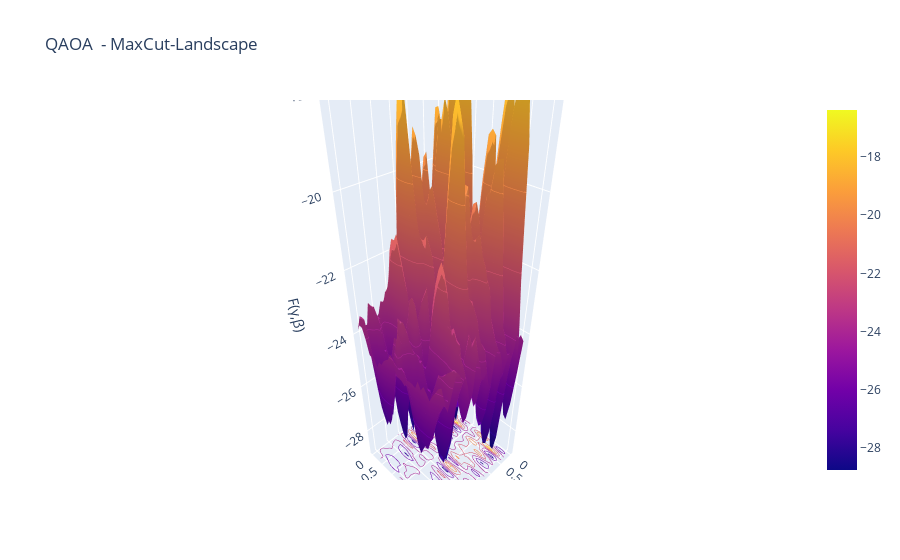

Notebook cell for this chart:
### Code cell
# Plot landscape in 3D 
a_gamma = np.arange(0, np.pi, step_size)
b_beta = np.arange(0, np.pi, step_size)
fig = go.Figure(data=go.Surface(z=landscape, x=a_gamma, y=b_beta))

fig.update_traces(contours_z=dict(show=True, usecolormap=True, highlightcolor='limegreen', project_z=True))


fig.update_layout(title="QAOA  - MaxCut-Landscape", scene=dict(
    xaxis_title="γ",
    yaxis_title="β",
    zaxis_title="F(γ,β)"
))

### Figure 1 — Plotly figure (JSON) as saved in the notebook; plotly's stock layout.template omitted (floating-point values rounded to 4 significant figures; data arrays with more than 128 entries replaced by an {"elided": "..."} marker saying what was removed)
{"data": [{"contours": {"z": {"highlightcolor": "limegreen", "project": {"z": true}, "show": true, "usecolormap": true}}, "type": "surface", "x": [0, 0.1, 0.2, 0.3, 0.4, 0.5, 0.6, 0.7, 0.8, 0.9, 1, 1.1, 1.2, 1.3, 1.4, 1.5, 1.6, 1.7, 1.8, 1.9, 2, 2.1, 2.2, 2.3, 2.4, 2.5, 2.6, 2.7, 2.8, 2.9, 3, 3.1], "y": [0, 0.1, 0.2, 0.3, 0.4, 0.5, 0.6, 0.7, 0.8, 0.9, 1, 1.1, 1.2, 1.3, 1.4, 1.5, 1.6, 1.7, 1.8, 1.9, 2, 2.1, 2.2, 2.3, 2.4, 2.5, 2.6, 2.7, 2.8, 2.9, 3, 3.1], "z": {"elided": "32x32 float values"}}], "layout": {"scene": {"xaxis": {"title": {"text": "γ"}}, "yaxis": {"title": {"text": "β"}}, "zaxis": {"title": {"text": "F(γ,β)"}}}, "title": {"text": "QAOA  - MaxCut-Landscape"}}}
